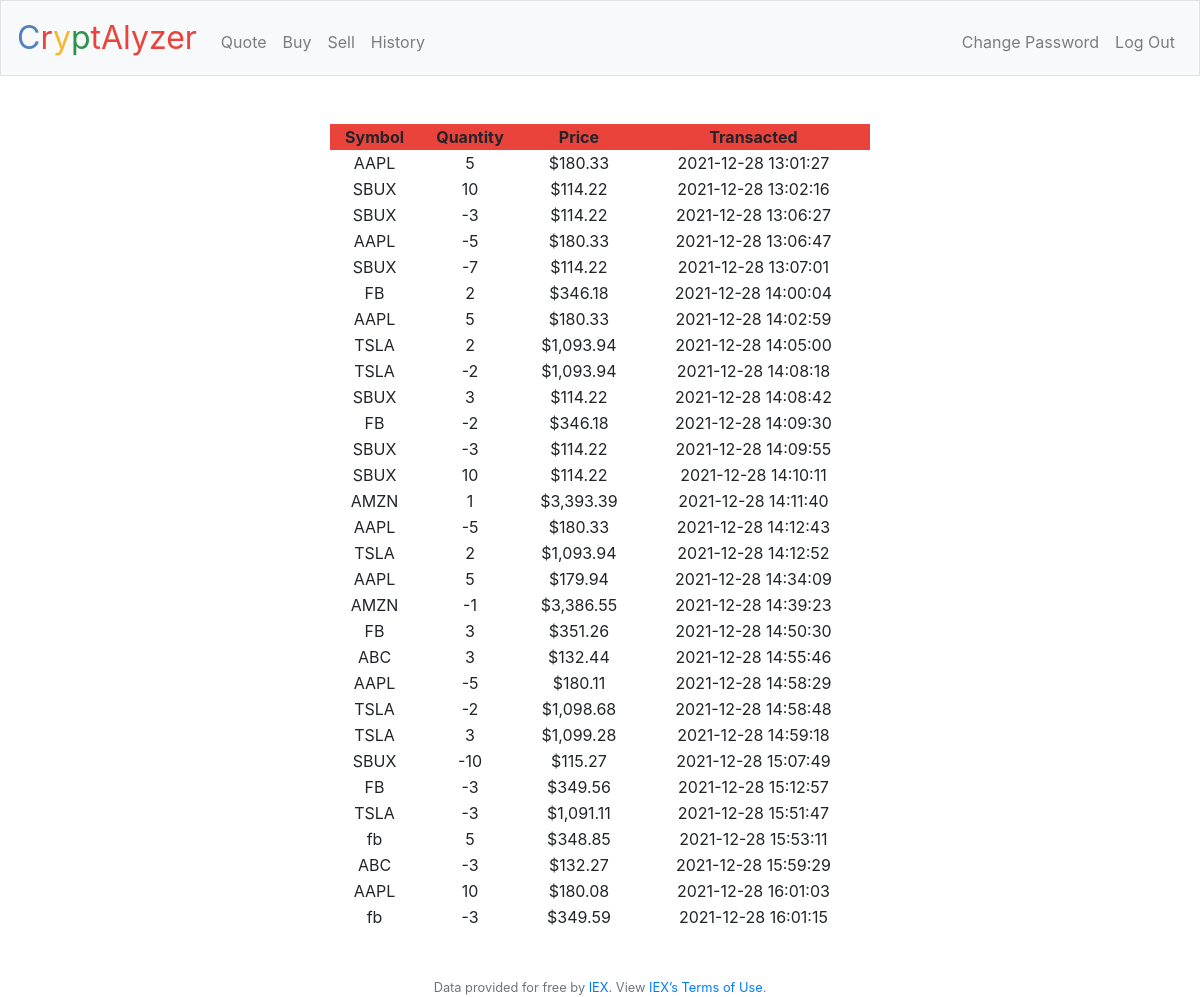
Screenshot of /history (signed in) with the database file from the repository.
### tables this page shows
CREATE TABLE transactions ( id INTEGER, user_id INTEGER, transacted DEFAULT CURRENT_TIMESTAMP NOT NULL, "name" TEXT NOT NULL, symbol TEXT NOT NULL, "quantity" NUMERIC NOT NULL, price NUMERIC NOT NULL, PRIMARY KEY(id), FOREIGN KEY(user_id) REFERENCES users(id));

### application.py (the view)
@app.route("/history")
@login_required
def history():
    current_id = session["user_id"]
    rows = db.execute("SELECT * FROM transactions WHERE user_id = ? ORDER BY transacted", current_id)
    return render_template("history.html", rows=rows)

### application.py (called while the page is built)
@app.after_request
def after_request(response):
    response.headers["Cache-Control"] = "no-cache, no-store, must-revalidate"
    response.headers["Expires"] = 0
    response.headers["Pragma"] = "no-cache"
    return response

### helpers.py (called while the page is built)
def login_required(f):
    @wraps(f)
    def decorated_function(*args, **kwargs):
        if session.get("user_id") is None:
            return redirect("/login")
        return f(*args, **kwargs)
    return decorated_function

def usd(value):
    return f"${value:,.2f}"

### templates/history.html (shortened to what this page needs)
{% extends "layout.html" %}
{% block main %}
    <table class="current">
        <thead class="head">
            <tr>
                <th>Symbol</th>
                <th>Quantity</th>
                <th>Price</th>
                <th>Transacted</th>
            </tr>
        </thead>
        <tbody>
            {% for row in rows %}
                <tr>
                    <td>{{ row.symbol }}</td>
                    <td>{{ row.quantity }}</td>
                    <td>{{ row.price | usd }}</td>
                    <td>{{ row.transacted }}</td>
                </tr>
            {% endfor %}
        </tbody>
    </table>
{% endblock %}

### templates/layout.html (shortened to what this page needs)
<!DOCTYPE html>
<html lang="en">
    <head>
        <link rel="stylesheet" href="https://cdn.jsdelivr.net/npm/bootstrap@4.5.3/dist/css/bootstrap.min.css">
        <link href="/static/styles.css" rel="stylesheet">
    </head>
    <body>
        <nav class="navbar navbar-expand-md navbar-light bg-light border">
            <a class="navbar-brand" href="/"><span class="blue">C</span><span class="red">r</span><span class="yellow">y</span><span class="green">p</span><span class="red">tAlyzer</span></a>
            <div class="collapse navbar-collapse" id="navbar">
                {% if session.user_id %}
                    <ul class="navbar-nav mr-auto mt-2">
                        <li class="nav-item"><a class="nav-link" href="/quote">Quote</a></li>
                        <li class="nav-item"><a class="nav-link" href="/buy">Buy</a></li>
                        <li class="nav-item"><a class="nav-link" href="/sell">Sell</a></li>
                        <li class="nav-item"><a class="nav-link" href="/history">History</a></li>
                    </ul>
                    <ul class="navbar-nav ml-auto mt-2">
                        <li class="nav-item"><a class="nav-link" href="/change-password">Change Password</a></li>
                        <li class="nav-item"><a class="nav-link" href="/logout">Log Out</a></li>
                    </ul>
                {% else %}
                    <ul class="navbar-nav ml-auto mt-2">
                        <li class="nav-item"><a class="nav-link" href="/register">Register</a></li>
                        <li class="nav-item"><a class="nav-link" href="/login">Log In</a></li>
                    </ul>
                {% endif %}
            </div>
        </nav>
        <main class="container p-5">
            {% block main %}{% endblock %}
        </main>
        <footer class="small text-center text-muted">
            Data provided for free by <a href="https://iextrading.com/developer">IEX</a>. View <a href="https://iextrading.com/api-exhibit-a/">IEX’s Terms of Use</a>.
        </footer>
    </body>
</html>

### static/styles.css (style rules this page uses)
nav .navbar-brand { font-size: xx-large; }
nav .navbar-brand .blue { color: #537fbe; }
nav .navbar-brand .red { color: #ea433b; }
nav .navbar-brand .yellow { color: #f5b82e; }
nav .navbar-brand .green { color: #2e944b; }
main { overflow-x: auto; text-align: center; }
.current { width: 100%; margin-right: auto; margin-left: auto; max-width: 540px; text-align: center; }
.head { background-color:#ea433b; }

### rows the page displays
transactions: symbol "AAPL", quantity "5", price "$180.33", transacted "2021-12-28 13:01:27"
transactions: symbol "SBUX", quantity "10", price "$114.22", transacted "2021-12-28 13:02:16"
transactions: symbol "SBUX", quantity "-3", price "$114.22", transacted "2021-12-28 13:06:27"
transactions: symbol "AAPL", quantity "-5", price "$180.33", transacted "2021-12-28 13:06:47"
transactions: symbol "SBUX", quantity "-7", price "$114.22", transacted "2021-12-28 13:07:01"
transactions: symbol "FB", quantity "2", price "$346.18", transacted "2021-12-28 14:00:04"
transactions: symbol "AAPL", quantity "5", price "$180.33", transacted "2021-12-28 14:02:59"
transactions: symbol "TSLA", quantity "2", price "$1,093.94", transacted "2021-12-28 14:05:00"
transactions: symbol "TSLA", quantity "-2", price "$1,093.94", transacted "2021-12-28 14:08:18"
transactions: symbol "SBUX", quantity "3", price "$114.22", transacted "2021-12-28 14:08:42"
transactions: symbol "FB", quantity "-2", price "$346.18", transacted "2021-12-28 14:09:30"
transactions: symbol "SBUX", quantity "-3", price "$114.22", transacted "2021-12-28 14:09:55"
transactions: symbol "SBUX", quantity "10", price "$114.22", transacted "2021-12-28 14:10:11"
transactions: symbol "AMZN", quantity "1", price "$3,393.39", transacted "2021-12-28 14:11:40"
transactions: symbol "AAPL", quantity "-5", price "$180.33", transacted "2021-12-28 14:12:43"
transactions: symbol "TSLA", quantity "2", price "$1,093.94", transacted "2021-12-28 14:12:52"
transactions: symbol "AAPL", quantity "5", price "$179.94", transacted "2021-12-28 14:34:09"
transactions: symbol "AMZN", quantity "-1", price "$3,386.55", transacted "2021-12-28 14:39:23"
transactions: symbol "FB", quantity "3", price "$351.26", transacted "2021-12-28 14:50:30"
transactions: symbol "ABC", quantity "3", price "$132.44", transacted "2021-12-28 14:55:46"
transactions: symbol "AAPL", quantity "-5", price "$180.11", transacted "2021-12-28 14:58:29"
transactions: symbol "TSLA", quantity "-2", price "$1,098.68", transacted "2021-12-28 14:58:48"
transactions: symbol "TSLA", quantity "3", price "$1,099.28", transacted "2021-12-28 14:59:18"
transactions: symbol "SBUX", quantity "-10", price "$115.27", transacted "2021-12-28 15:07:49"
transactions: symbol "FB", quantity "-3", price "$349.56", transacted "2021-12-28 15:12:57"
transactions: symbol "TSLA", quantity "-3", price "$1,091.11", transacted "2021-12-28 15:51:47"
transactions: symbol "fb", quantity "5", price "$348.85", transacted "2021-12-28 15:53:11"
transactions: symbol "ABC", quantity "-3", price "$132.27", transacted "2021-12-28 15:59:29"
transactions: symbol "AAPL", quantity "10", price "$180.08", transacted "2021-12-28 16:01:03"
transactions: symbol "fb", quantity "-3", price "$349.59", transacted "2021-12-28 16:01:15"
